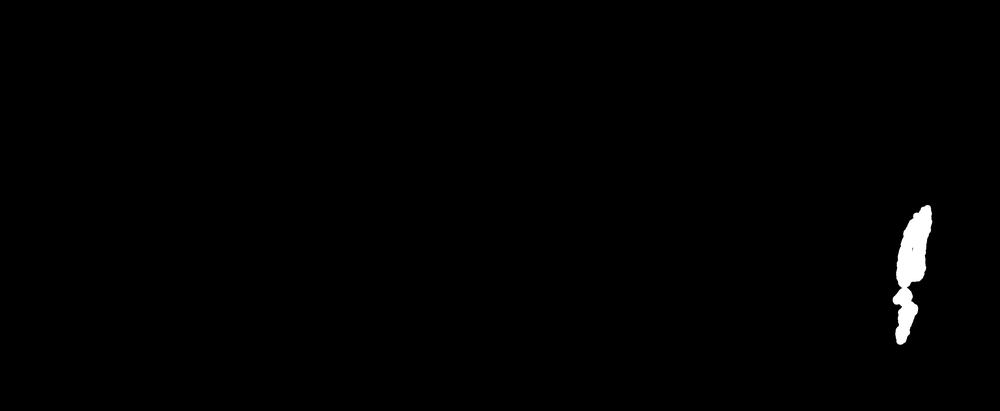
#> input picture graph/output_MCD/mask/15_26609_024_045 L02 HE.png, 1000 x 411 px, shrunk from 2976 x 1224 before the run, given in place of 2_4827_A_0045171.png, which was not available
$ jupyter execute --allow-errors connect_graph.ipynb   (shell and % lines are left out)
#> lines starting #> are read from the running program, lines starting #| are printed output that depends on the picture; after the words box and inside, x2 and y2 are one past the last pixel; in counts of white or black regions, pixels touching at a corner belong together; pictures that were not available may be replaced by others from this repository, and a replacement may not be noted
[cell 1]
import matplotlib.pyplot as plt
import pandas as pd
import numpy as np
from numpy import random
import os
import scipy.io as sio
import scipy
import json
from numpy.ma.core import sqrt
import skimage.io as skio
from skimage.measure import label, regionprops, regionprops_table
from skimage.measure import find_contours
from skimage.color import rgba2rgb
from tqdm import tqdm
import graph_tool.all as gt
# conda install jupyter notebook

[cell 2]
import openslide

[cell 3]
# load images

wsi_basename = '2_4827_A_0045171' #'2_6063_A_0045149'  # '2_4848_A_0039882'
msk = skio.imread('./mask/{}.png'.format(wsi_basename))
#> msk is the input picture: shape (411, 1000); min 0, max 255, mean 1.7
img = skio.imread('./thumb/{}.png'.format(wsi_basename))
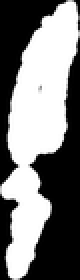
#> input picture graph/output_MCD/mask/15_26609_024_045 L02 HE_crop.png, 40 x 140 px, shrunk from 119 x 417 before the run, given in place of 2_4827_A_0045171.png, which was not available (shown 2 times larger)
#> img is the input picture: shape (140, 40); min 0, max 255, mean 124.5
#> (the rest of this cell did not finish here and is left out)

[cell 4]
plt.imshow(msk)

[cell 5]
# find lagest regions in mask using regionprops
regions = regionprops(label(msk[:,:]))
#> regions = 946 regions; largest, box (x1, y1, x2, y2) and area: (897, 206, 932, 287) 1514, (893, 289, 917, 344) 598, (897, 271, 898, 277) 6, (904, 286, 907, 290) 6, (926, 232, 929, 236) 5
largest_region = max(regions, key=lambda region: region.area)
bbox = largest_region.bbox
#> bbox = (206, 897, 287, 932)
img_crop = img[bbox[0]:bbox[2], bbox[1]:bbox[3]]
#> img_crop = empty array
msk_crop = msk[bbox[0]:bbox[2], bbox[1]:bbox[3]]
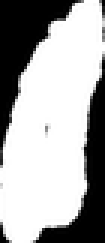
#> msk_crop: shape (81, 35) (shown 3 times larger); min 0, max 255, mean 168.7
# imshow the cropped image and mask
plt.figure(figsize=(10,10))
plt.subplot(1,2,1)
plt.imshow(img_crop)
plt.title('Cropped image and mask at 1.25X, start at {}'.format(bbox[0:2]))
plt.subplot(1,2,2)
plt.imshow(msk_crop, cmap='gray')
#plt.imshow(msk_crop, cmap='gray')
plt.tight_layout()
plt.savefig('./thumb/cropped_mask_{}.png'.format(wsi_basename))
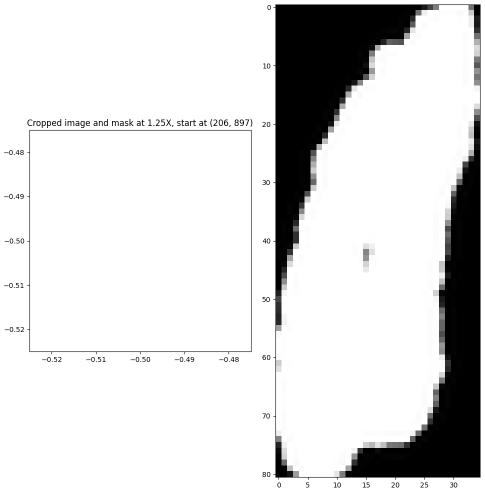
#> figure drawn by matplotlib, 2 panels

[cell 6]
# load the json file (may take ~20 secs)
json_path_wsi = './json/' + wsi_basename + '.json'

bbox_list_wsi = []
centroid_list_wsi = []
contour_list_wsi = []
type_list_wsi = []

# add results to individual lists
#> (the rest of this cell did not finish here and is left out)

[cell 7]
# define the region in original wsi object level 0
x_tile = bbox[1]*32
#> x_tile = 28704
y_tile = bbox[0]*32
#> y_tile = 6592
w_tile = (bbox[3] - bbox[1])*32
#> w_tile = 1120
h_tile = (bbox[2] - bbox[0])*32
#> h_tile = 2592
# load the wsi object and read/save region
#> (the rest of this cell did not finish here and is left out)
